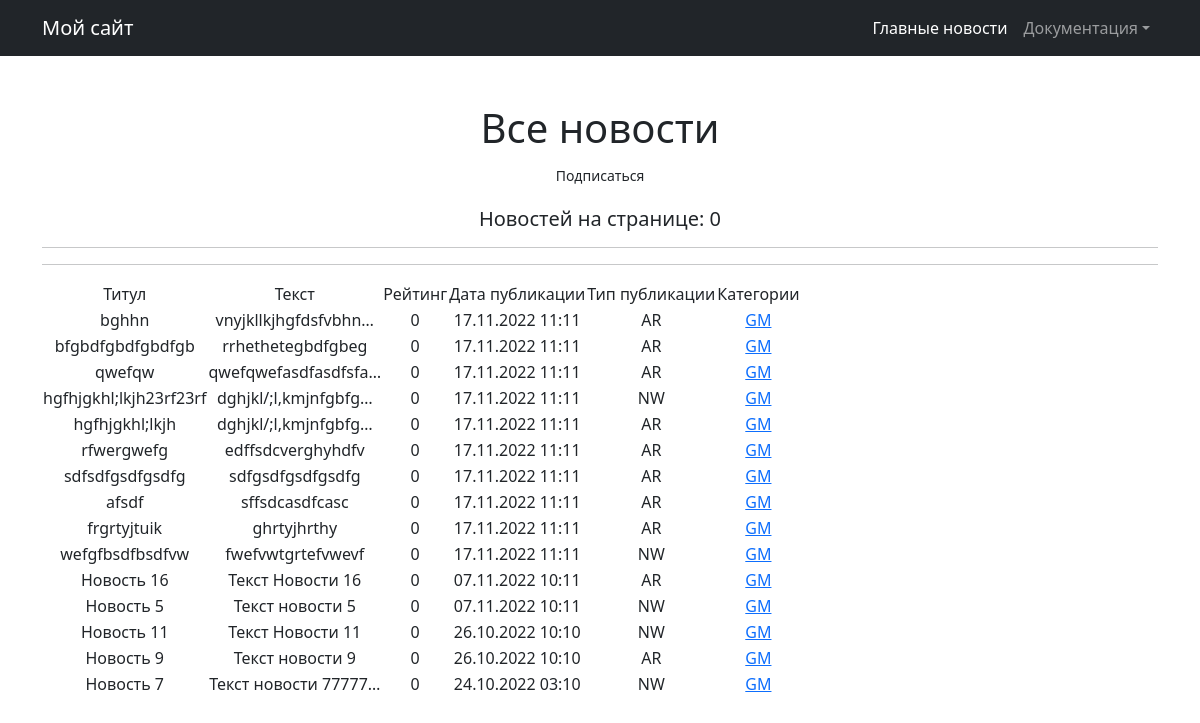
The app's page /news/categories/3, older data.
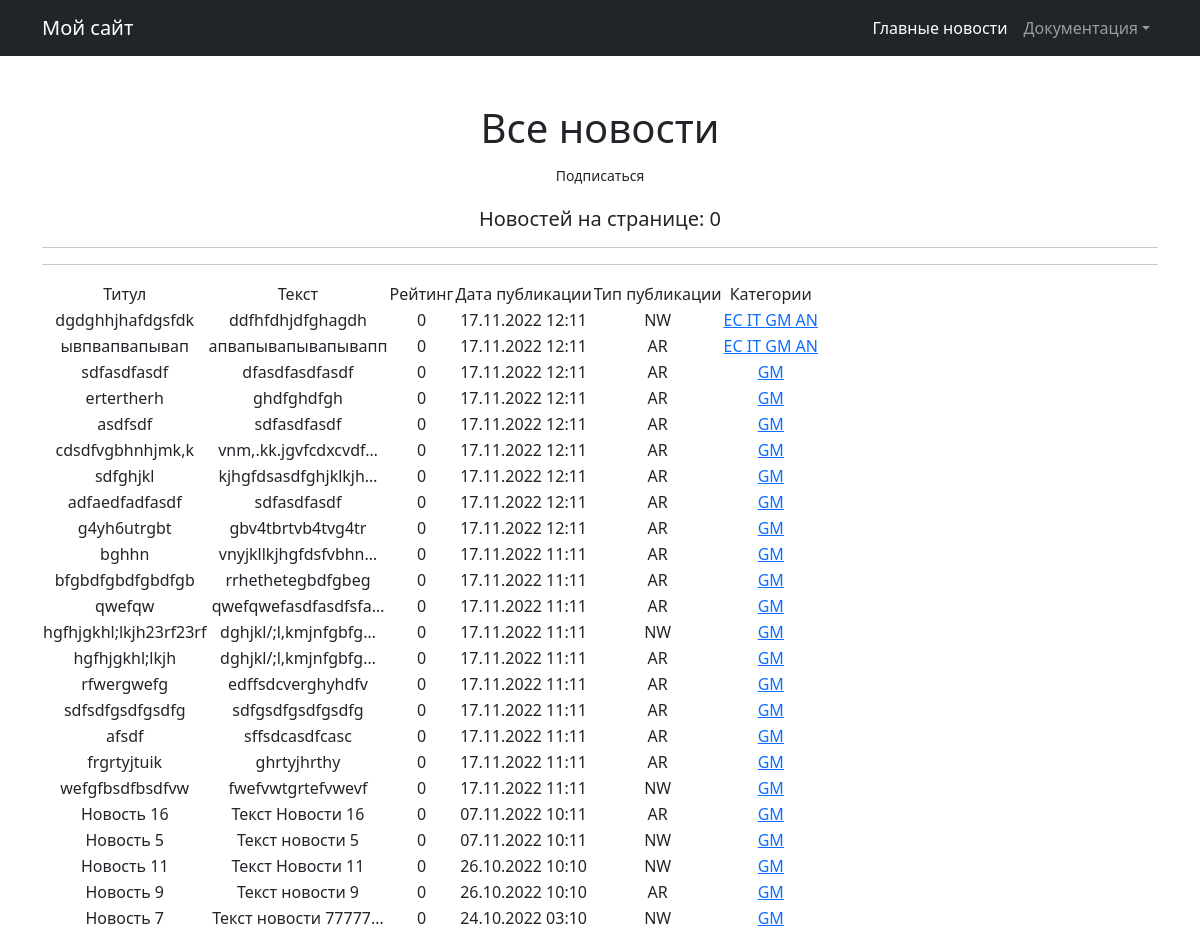
The same page, newer data.
### new/models.py (models this page shows, shortened)
class Post(models.Model):
    author_post = models.ForeignKey(User, on_delete=models.CASCADE)
    NEWS = 'NW'
    ARTICLE = 'AR'
    CATEGORY_CHOICES =  (
        ( NEWS, 'НОВОСТЬ'),
        (ARTICLE, 'СТАТЬЯ')
    )
    categoryType = models.CharField(max_length=2, choices=CATEGORY_CHOICES, default=ARTICLE)
    dataCreation = models.DateTimeField(auto_now_add=True)
    postCategory = models.ManyToManyField(Category, through='PostCategory')
    title = models.CharField(max_length=128)
    text = models.TextField()
    rating = models.SmallIntegerField(default=0)

class Category(models.Model):
    name = models.CharField(max_length=64, unique=True)
    subscribers = models.ManyToManyField(User, related_name='categories')

### new/views.py (the view)
# urls.py: path('categories/<int:pk>', CategoryListView.as_view(), name='category_list'),
class CategoryListView(ListView):
    model = Post
    template_name = 'category_list.html'
    context_object_name = 'category_news_list'
    def get_queryset(self):
        self.post_category = get_object_or_404(Category, id=self.kwargs['pk'])
        queryset = Post.objects.filter(postCategory=self.post_category).order_by('-dataCreation')
        return queryset
    def get_context_data(self, **kwargs):
        context = super().get_context_data(**kwargs)
        context['is_not_subscriber'] = self.request.user not in self.post_category.subscribers.all()
        context['post_category'] = self.post_category
        return context

### templates/category_list.html (shortened to what this page needs)
{% extends 'flatpages/default.html' %}
{% block content %}
<h1>Все новости</h1>
{% if is_not_subscriber %}
<p class="text-center"><a href="{% url 'subscribe' post_category.id  %}"class="btn btn-sm">Подписаться</a></p>
{%endif%}
   <h5>Новостей на странице: {{ Post|length }}</h5>
    <hr>
   <hr>
   {% if category_news_list %}
       <table>
           <tr>
               <td>Титул</td>
               <td>Текст</td>
               <td>Рейтинг</td>
               <td>Дата публикации</td>
               <td>Тип публикации</td>
               <td>Категории</td>
           </tr>
           {% for Post in category_news_list  %}
           <tr>
               <td>{{ Post.title }}</td>
               <td>{{ Post.text|truncatechars:20 }}</td>
               <td>{{ Post.rating }}</td>
               <td>{{ Post.dataCreation|date:'d.m.Y h:m'}}</td>
               <td>{{ Post.categoryType}}</td>
               <td>
                   {% for category in Post.postCategory.all %}
                   <a href="{% url 'category_list' Post.id %}"> {{category.name}} </a>
                   {% endfor %}
               </td>
               <td>
                </td>
           </tr>
           {% endfor %}
       </table>
   {% else %}
       <h2>Новостей нет!</h2>
   {% endif %}
{% endblock content %}

Row changes from the older to the newer data that the page shows:
added Post: title "dgdghhjhafdgsfdk", text "ddfhfdhjdfghagdh", rating "0", dataCreation "17.11.2022 12:11", categoryType "NW", Category (name "GM")
now on this page (row unchanged): Category: name "EC"
now on this page (row unchanged): Category: name "IT"
now on this page (row unchanged): Category: name "AN"
added Post: title "ывпвапвапывап", text "апвапывапывапывапп", rating "0", dataCreation "17.11.2022 12:11", categoryType "AR", Category (name "GM")
added Post: title "sdfasdfasdf", text "dfasdfasdfasdf", rating "0", dataCreation "17.11.2022 12:11", categoryType "AR", Category (name "GM")
added Post: title "ertertherh", text "ghdfghdfgh", rating "0", dataCreation "17.11.2022 12:11", categoryType "AR", Category (name "GM")
added Post: title "asdfsdf", text "sdfasdfasdf", rating "0", dataCreation "17.11.2022 12:11", categoryType "AR", Category (name "GM")
added Post: title "cdsdfvgbhnhjmk,k", text "vnm,.kk.jgvfcdxcvdf…", rating "0", dataCreation "17.11.2022 12:11", categoryType "AR", Category (name "GM")
added Post: title "sdfghjkl", text "kjhgfdsasdfghjklkjh…", rating "0", dataCreation "17.11.2022 12:11", categoryType "AR", Category (name "GM")
added Post: title "adfaedfadfasdf", text "sdfasdfasdf", rating "0", dataCreation "17.11.2022 12:11", categoryType "AR", Category (name "GM")
added Post: title "g4yh6utrgbt", text "gbv4tbrtvb4tvg4tr", rating "0", dataCreation "17.11.2022 12:11", categoryType "AR", Category (name "GM")
